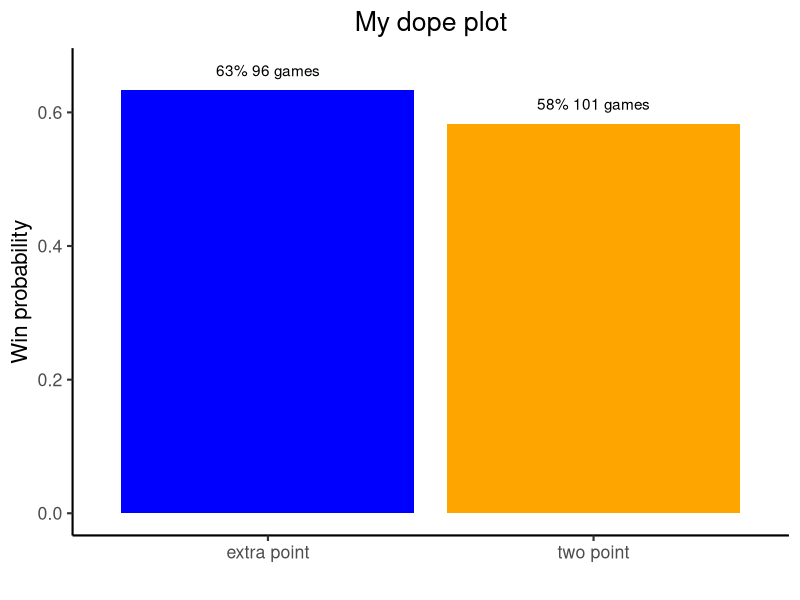

Generate this figure with R:
library(tidyverse)

ben <- 
  tibble(
    play = c("two point", "extra point"),
    win = c(0.583, 0.633),
    n = c(101, 96)
  )

theme_set(theme_classic(base_size = 16))

ben %>% 
  ggplot(aes(x = play, y = win, fill = play)) +
  geom_col() +
  geom_text(aes(y = win + 0.03, label = paste0(round(win, 2) * 100, "% ", n, " games"))) +
  scale_fill_manual(values = c("blue", "orange")) + 
  guides(fill = FALSE) +
  labs(x = "", y = "Win probability") +
  ggtitle("My dope plot")+
  theme(plot.title = element_text(hjust = 0.5))
  scale_y_continuous(labels = scales::percent)
  
  
  
round(ben$win, 2)
